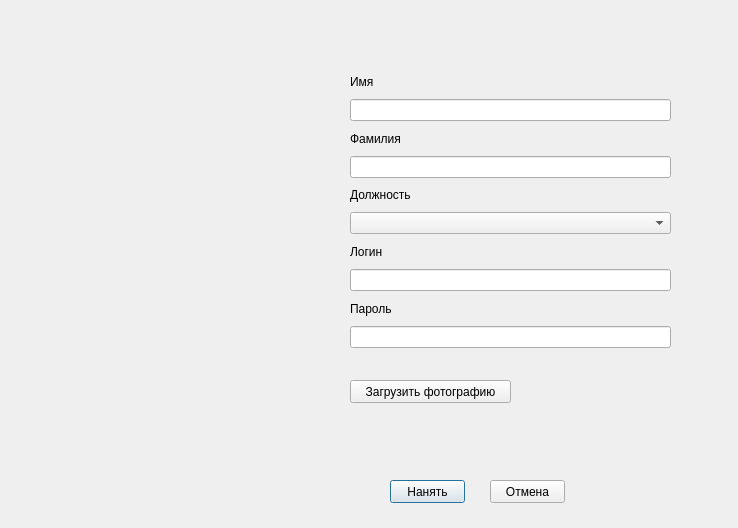
<?xml version="1.0" encoding="UTF-8"?>
<ui version="4.0">
 <class>Dialog</class>
 <widget class="QDialog" name="Dialog">
  <property name="geometry">
   <rect>
    <x>0</x>
    <y>0</y>
    <width>738</width>
    <height>528</height>
   </rect>
  </property>
  <property name="windowTitle">
   <string>Dialog</string>
  </property>
  <widget class="QPushButton" name="add">
   <property name="geometry">
    <rect>
     <x>390</x>
     <y>480</y>
     <width>75</width>
     <height>23</height>
    </rect>
   </property>
   <property name="text">
    <string>Нанять</string>
   </property>
  </widget>
  <widget class="QPushButton" name="exit">
   <property name="geometry">
    <rect>
     <x>490</x>
     <y>480</y>
     <width>75</width>
     <height>23</height>
    </rect>
   </property>
   <property name="text">
    <string>Отмена</string>
   </property>
  </widget>
  <widget class="QPushButton" name="photo">
   <property name="geometry">
    <rect>
     <x>350</x>
     <y>380</y>
     <width>161</width>
     <height>23</height>
    </rect>
   </property>
   <property name="text">
    <string>Загрузить фотографию</string>
   </property>
  </widget>
  <widget class="QLabel" name="massege">
   <property name="geometry">
    <rect>
     <x>350</x>
     <y>410</y>
     <width>301</width>
     <height>61</height>
    </rect>
   </property>
   <property name="text">
    <string/>
   </property>
  </widget>
  <widget class="QWidget" name="layoutWidget">
   <property name="geometry">
    <rect>
     <x>350</x>
     <y>70</y>
     <width>321</width>
     <height>278</height>
    </rect>
   </property>
   <layout class="QVBoxLayout" name="verticalLayout_6">
    <item>
     <layout class="QVBoxLayout" name="verticalLayout_5">
      <item>
       <widget class="QLabel" name="label_2">
        <property name="text">
         <string>Имя</string>
        </property>
       </widget>
      </item>
      <item>
       <widget class="QLineEdit" name="lineEdit"/>
      </item>
     </layout>
    </item>
    <item>
     <layout class="QVBoxLayout" name="verticalLayout_4">
      <item>
       <widget class="QLabel" name="label_4">
        <property name="text">
         <string>Фамилия</string>
        </property>
       </widget>
      </item>
      <item>
       <widget class="QLineEdit" name="lineEdit_2"/>
      </item>
     </layout>
    </item>
    <item>
     <layout class="QVBoxLayout" name="verticalLayout_3">
      <item>
       <widget class="QLabel" name="label_3">
        <property name="text">
         <string>Должность</string>
        </property>
       </widget>
      </item>
      <item>
       <widget class="QComboBox" name="comboBox"/>
      </item>
     </layout>
    </item>
    <item>
     <layout class="QVBoxLayout" name="verticalLayout_2">
      <item>
       <widget class="QLabel" name="label_5">
        <property name="text">
         <string>Логин</string>
        </property>
       </widget>
      </item>
      <item>
       <widget class="QLineEdit" name="lineEdit_4"/>
      </item>
     </layout>
    </item>
    <item>
     <layout class="QVBoxLayout" name="verticalLayout">
      <item>
       <widget class="QLabel" name="label">
        <property name="text">
         <string>Пароль</string>
        </property>
       </widget>
      </item>
      <item>
       <widget class="QLineEdit" name="lineEdit_5"/>
      </item>
     </layout>
    </item>
   </layout>
  </widget>
 </widget>
 <resources/>
 <connections/>
</ui>
